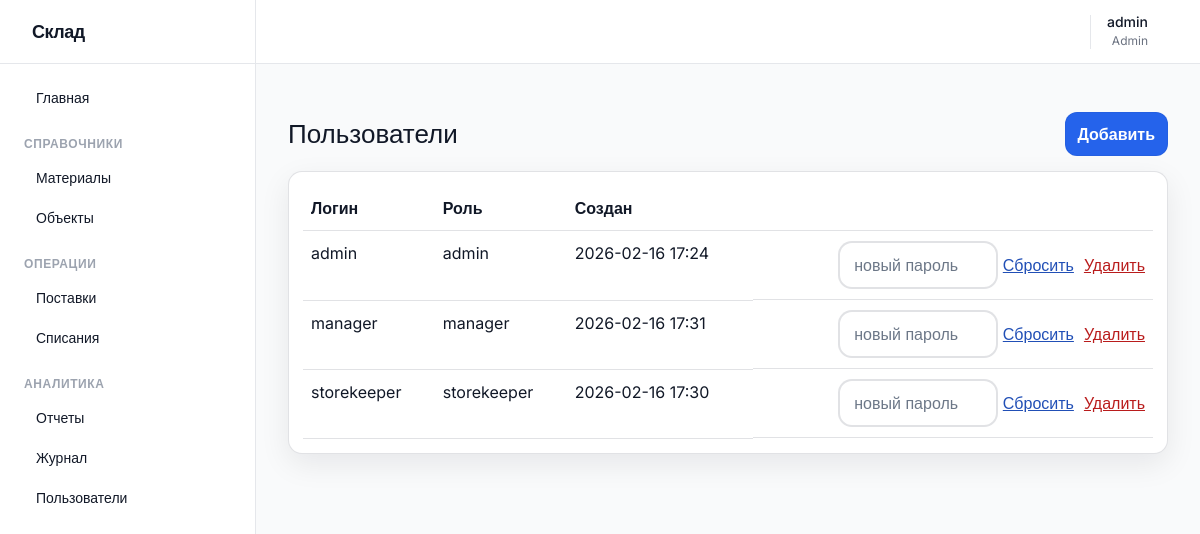
Page /users/ (signed in) on the earlier database version.
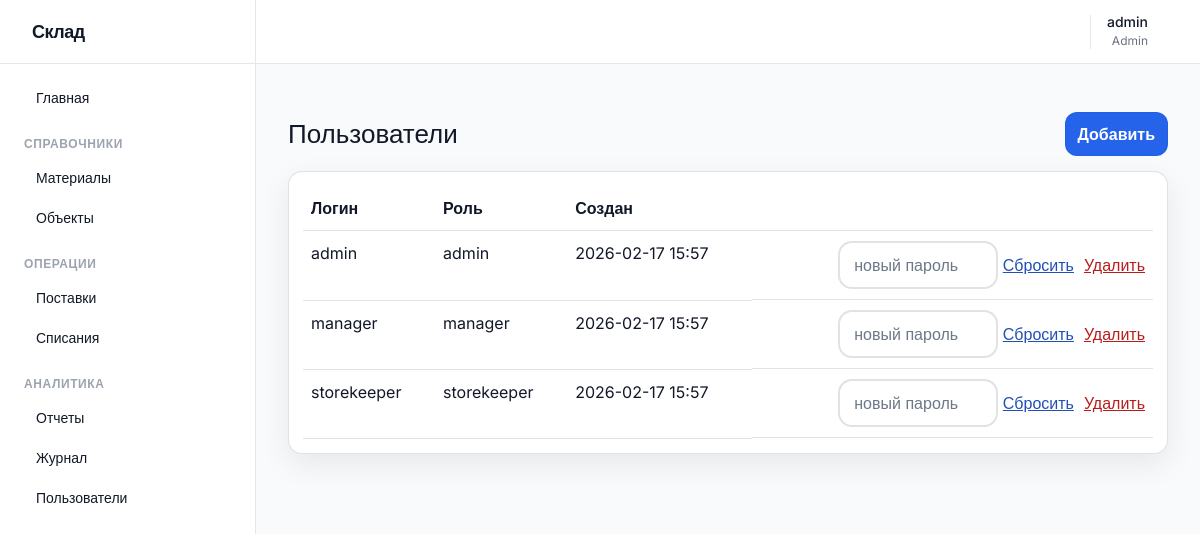
Same page on the later database version.
### app/models.py (models this page shows, shortened)
class User(db.Model, UserMixin):
    __tablename__ = "users"
    id = db.Column(db.Integer, primary_key=True)
    username = db.Column(db.String(80), unique=True, nullable=False)
    password_hash = db.Column(db.String(255), nullable=False)
    role = db.Column(db.String(30), nullable=False)
    created_at = db.Column(db.DateTime, nullable=False, default=datetime.utcnow)

### app/users/routes.py (the view)
@bp.route("/")
@login_required
@role_required("admin")
def list_users():
    users = User.query.order_by(User.username.asc()).all()
    return render_template("users/list.html", users=users)

### app/auth/routes.py (called while the page is built)
@login_manager.user_loader
def load_user(user_id: str):
    return User.query.get(int(user_id))

### app/security.py (called while the page is built)
def role_required(*roles: str):
    def decorator(fn):
        @wraps(fn)
        def wrapper(*args, **kwargs):
            if not current_user.is_authenticated:
                abort(401)
            if current_user.role not in roles:
                abort(403)
            return fn(*args, **kwargs)
        return wrapper
    return decorator

### app/templates/users/list.html (shortened to what this page needs)
{% extends 'base.html' %}
{% block content %}
  <div class="row">
    <h1>Пользователи</h1>
    <a class="btn" href="{{ url_for('users.create_user') }}">Добавить</a>
  </div>
  <div class="card">
    <div class="desktop-only">
      <table class="table">
        <thead>
          <tr><th>Логин</th><th>Роль</th><th>Создан</th><th></th></tr>
        </thead>
        <tbody>
          {% for u in users %}
            <tr>
              <td>{{ u.username }}</td>
              <td>{{ u.role }}</td>
              <td>{{ u.created_at.strftime('%Y-%m-%d %H:%M') }}</td>
              <td class="actions">
                <form method="post" action="{{ url_for('users.reset_password', user_id=u.id) }}">
                  <input name="new_password" placeholder="новый пароль" style="max-width: 160px;">
                  <button class="link" type="submit">Сбросить</button>
                </form>
                <form method="post" action="{{ url_for('users.delete_user', user_id=u.id) }}" onsubmit="return confirm('Удалить пользователя?')">
                  <button class="link danger" type="submit">Удалить</button>
                </form>
              </td>
            </tr>
          {% endfor %}
        </tbody>
      </table>
    </div>
  </div>
{% endblock %}

### app/templates/base.html (shortened to what the changed rows need)
<!DOCTYPE html>
<html lang="ru" class="light">
<head>
  <link rel="stylesheet" href="{{ url_for('static', filename='tailwind.css') }}">
  <link rel="stylesheet" href="{{ url_for('static', filename='styles.css') }}">
</head>
<body class="bg-gray-50 text-gray-900 dark:bg-gray-900 dark:text-gray-100 font-sans antialiased flex h-screen overflow-hidden transition-colors duration-200">
  <div class="flex-1 flex flex-col w-full overflow-hidden">
    {% if current_user.is_authenticated %}
      <header class="h-16 bg-white dark:bg-gray-800 border-b border-gray-200 dark:border-gray-700 flex items-center justify-between px-4 sm:px-6 transition-colors duration-200 z-10">
        <div class="flex items-center space-x-4 ml-auto">
          <button id="theme-toggle" class="p-2 rounded-full text-gray-500 hover:bg-gray-100 dark:hover:bg-gray-700 focus:outline-none" title="Переключить тему" type="button">
          </button>
          <div class="flex items-center gap-3 border-l border-gray-200 dark:border-gray-700 pl-4">
            <div class="text-right hidden sm:block">
              <p class="text-sm font-medium leading-none">{{ current_user.username }}</p>
              <p class="text-xs text-gray-500 dark:text-gray-400 mt-1 capitalize">{{ current_user.role }}</p>
            </div>
            <a href="{{ url_for('auth.logout') }}" class="p-2 text-red-600 hover:bg-red-50 dark:hover:bg-red-900/20 rounded-md transition-colors" title="Выход">
            </a>
          </div>
        </div>
      </header>
    {% endif %}
    <main class="flex-1 overflow-x-hidden overflow-y-auto p-4 sm:p-6 lg:p-8 relative">
      {% block content %}{% endblock %}
    </main>
  </div>
</body>
</html>

Differences in the rows shown:
changed User "admin": created_at "2026-02-16 17:24" → "2026-02-17 15:57"
changed User "manager": created_at "2026-02-16 17:31" → "2026-02-17 15:57"
changed User "storekeeper": created_at "2026-02-16 17:30" → "2026-02-17 15:57"
